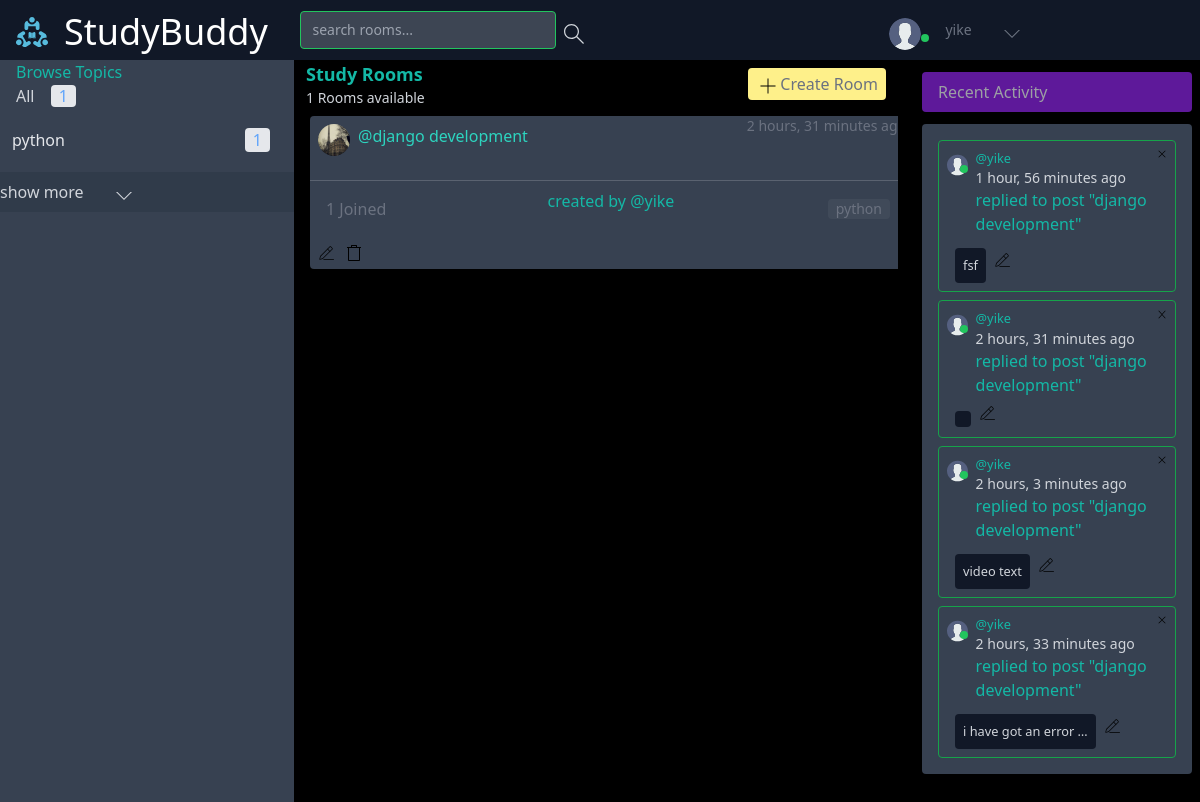
/ (signed in), run on the app's committed database.
### Backend/base/models.py (models this page shows, shortened)
class User(AbstractUser):
    name  = models.CharField(max_length=200,null=True)
    username = models.CharField(max_length=200)
    password = models.CharField(max_length=100)
    email = models.EmailField(max_length=200,unique=True)
    bio = models.TextField(max_length=500,null=True,blank=True)
    avatar = models.ImageField(null=True,default='images/avatar.svg',upload_to='images/profile_images')
    last_activity = models.DateTimeField(null=True, blank=True)
    is_online = models.BooleanField(default=False)
    USERNAME_FIELD = 'email'
    REQUIRED_FIELDS =['username','password']

class Topic(models.Model):
    name = models.CharField(max_length=200)

class Room(models.Model):
    host = models.ForeignKey(User,on_delete=models.SET_NULL,null=True)
    topic = models.ForeignKey(Topic,on_delete=models.SET_NULL,null=True)
    roomImage = models.ImageField(null=True ,default='images/room_images/default_room_image.png',upload_to='images/room_images')
    name = models.CharField(max_length=200)
    description = models.TextField(null=True,blank=True)
    participants = models.ManyToManyField(User,related_name='participants',blank=True)
    updated = models.DateTimeField(auto_now=True)
    created = models.DateField(auto_now_add=True)
    is_deleted = models.BooleanField(default=False)
    class Meta:
        ordering = ['-updated','-created']
    def __str__(self):
        return self.name

class Message(models.Model):
    user = models.ForeignKey(User,on_delete=models.CASCADE)
    room = models.ForeignKey (Room,on_delete=models.CASCADE)
    body = models.TextField()
    image = models.ImageField(null=True,upload_to='files/messages/image_messages')
    video = models.FileField(null=True,upload_to='files/messages/video_messages')
    audio = models.FileField(null=True,upload_to='files/messages/audio_messages')
    liker = models.ManyToManyField(User,related_name='message_liker',blank=True)
    updated  = models.DateTimeField(auto_now=True)
    created = models.DateTimeField(auto_now_add=True)
    num_of_likes = models.IntegerField(default=0)
    num_of_replies = models.IntegerField(default=0)
    is_deleted = models.BooleanField(default=False)
    class Meta:
        ordering = ['-updated','-created']
    def __str__(self):
        return self.body

### Backend/base/views.py (the view)
# urls.py: path('',views.home,name='home'),
@login_required(login_url='login')
def home(request):
    q = request.GET.get('q')
    context = mainView(request,q)
    return render(request,'base/home.html',context)

### Backend/base/common.py (called while the page is built)
def mainView(request,q):
        q = q if q != None else ''
        print(q)
        rooms = Room.objects.filter(Q(
                Q(topic__name__icontains = q)|
                Q(description__icontains = q)|
                Q(name__icontains = q)
                  )&Q(is_deleted = False)
                )
        topic = Topic.objects.all()
        room_count = rooms.count()
        room_messages = Message.objects.filter(Q(room__topic__name__icontains=q)&
                                               Q(is_deleted = False)&
                                               Q(room__is_deleted = False)
                                               )
        context ={'rooms':rooms,
                'room_count':room_count,
                'topics':topic,
                'room_messages':room_messages,
                'visible_words':5,
                }
        return context

### Frontend/templates/base/home.html (shortened to what this page needs)
{% extends "main.html" %} {% block content %}
{%load static %}
<div class="grid grid-flow-row grid-cols-4 gap-2 ">
  <div class="sm:col-span-1 sm:block hidden max-h-screen overflow-y-auto scrolbar-thin">
    <div class="col-span-1">
      {% include 'base/topics_component.html' %}
    </div>
  </div>
  <div class="col-span-4 sm:col-span-2 text-gray-500 max-h-screen overflow-y-auto scrolbar-thin px-0 mx-0 ">
    {%block home-content%}
    <div>
      <div class="flex flex-row items-center justify-between  mx-1">
        <div>
          <p class="text-teal-500 text-lg font-semibold">Study Rooms </p>
          <h5 class="text-sm text-gray-300 ">{{room_count}} Rooms available</h5>
        </div>
        <a href="{% url 'create-room' %}" class="mr-2">
          <button class=" bg-yellow-200 rounded py-1 px-2"><img src="{%static 'assets/icons/add.svg'%}"
              class="w-4 h-4 inline mx-1 " alt="create_room">Create Room</button>
        </a>
      </div>
    </div>
    {% include 'base/feed_component.html' %}
    {% endblock home-content%}
  </div>
  <div class="sm:col-span-1 hidden sm:block max-h-screen overflow-y-auto scrolbar-thin">
    <div class="col-span-3">
      {% include 'base/activity_component.html' %}
    </div>
  </div>
  {% endblock content %}

### Frontend/templates/navbar.html (shortened to what this page needs)
{% load static %}
<nav class="grid grid-cols-3 justify-start w-screen mx-0 sm:justify-between items-center bg-gray-900  left-0 py-2">
  <div class=" col-span-2 flex justify-start sm:ml-2 sm:items-center">
    <div class="flex flex-row sm:items-center justify-start mr-2">
      <a href="/" class="mt-1 px-2">
        <img src="{% static '/images/logo.svg' %}" alt="profile_img" class=" w-8 h-8 sm:w-8 sm:h-8 rounded" />
      </a>
      <h2 class="text-white hidden sm:block sm:text-4xl sm:ml-1 sm:pl-1 sm:mt-1 text-sm">StudyBuddy</h2>
    </div>
    {% if request.user.is_authenticated %}
    <div class=" flex flex-row sm:ml-4 pb-0 ml-2 ">
      <form action="{% url 'home' %}" method="GET" class=" flex flex-row rounded sm:px-2 mb-0 pb-0 ">
        <input
          class="focus:outline-none focus:border-yellow-500 text-sm sm:px-2 py-2  bg-gray-500 sm:w-64 rounded bg-opacity-50 border border-green-500"
          type="text" name='q' placeholder=" search rooms...">
        <button type="submit">
        </button>
      </form>
    </div>
    {%endif%}
  </div>
  <div class=" col-span-1 sm:mr-2 text-white sm:mr-16 sm:pr-16">
    <div class=" flex flex-row items-center  sm:ml-4 sm:sm:px-4 pb-0 pt-2 justify-end ">
      {% if request.user.is_authenticated %}
      <div class="relative  mr-2">
        <img src="{{request.user.avatar.url}}" alt="" class="w-8 h-8 rounded-full mx-2">
        <p {% if user.is_online %} class=" bg-green-500 w-2 h-2 absolute rounded-full" {%else%}
          class=" bg-red-500 w-2 h-2 absolute rounded-full" {%endif%} style="top: 1rem;right: 0;">
      </div>
      {%endif%}
      <div class="text-sm text-gray-500  h-8">
        <p class="flex flex-row sm:ml-2 items-center">
          <a href="{%url 'user-profile' request.user.id%}">
            <span>{{request.user.username}}</span>
          </a>
          <svg class="w-4 h-4 sm:ml-8 mt-2 fill-current" id="nav_down_icon" onclick="{showElement()}"
            xmlns="http://www.w3.org/2000/svg" width="32" height="32" viewBox="0 0 32 32">
            <title>chevron-down</title>
            <path d="M16 21l-13-13h-3l16 16 16-16h-3l-13 13z"></path>
          </svg>
        </p>
      </div>
    </div>
  </div>
  </div>

### Frontend/templates/base/topics_component.html
<div class=" bg-gray-700 overflow-y-scroll h-screen">
    <div>
        <h3 class="text-teal-500 mx-4">Browse Topics</h3>
        <a href="{%url 'home'%}" class="mx-4">All <span
                class="px-2  mx-3 bg-gray-200  rounded text-blue-400">{{topics.count}}</span></a>
        {% for topic in topics%}
        <div class="flex flex-row justify-between text-gray-200 my-5 mx-3  hover:text-yellow-500">
            <a href="{% url 'home'   %}?q={{topic.name}}">{{topic.name}} </a>
            <p class="px-2  mx-3 bg-gray-200  rounded text-blue-400 ">{{topic.room_set.all.count}}</p>
        </div>
        {% endfor %}
        <div class="flex flex-row  py-2 bg-gray-800 bg-opacity-25 w-full">
            <p>show more</p>
            <a href="{%url 'topics'%}"><svg class="w-4 h-4 sm:ml-8 mt-2 fill-current" xmlns="http://www.w3.org/2000/svg"
                    width="32" height="32" viewBox="0 0 32 32">
                    <title>chevron-down</title>
                    <path d="M16 21l-13-13h-3l16 16 16-16h-3l-13 13z"></path>
                </svg>
            </a>
        </div>
    </div>
</div>

### Frontend/templates/base/feed_component.html (shortened to what this page needs)
{% load static %}
<div>
    {% for room in rooms%}
    <div class="bg-gray-700 my-2 rounded mx-2 w-full">
        <div class="flex flex-row justify-between mb-2">
            <div class="flex flex-row justify-center mx-2 my-2">
                <div class="relative">
                    <img src="{{room.roomImage.url}}" alt="" class="w-8 h-8 rounded-full">
                </div>
                <a href="{% url 'room' room.id %}" class="ml-2 text-teal-400">@{{room.name}}</a>
            </div>
            <p class="text-sm font-light">{{room.updated|timesince}} ago</p>
        </div>
        <hr style="color:lightblue; opacity: 0.2;">
        <div class="flex flex-row justify-between mx-2 py-2 items-center">
            <div class="mx-2">
                <p>{{room.participants.count}} Joined</p>
            </div>
            <p class="mx-2 mb-4 ">
                <a href="{% url 'user-profile' room.host.id %}" class="text-teal-500">created by
                    @{{room.host.username}}</a>
            </p>
            <a href="{% url 'home' %}?q={{room.topic.name}}" class="bg-gray-600 bg-opacity-50 rounded mr-2">
                <p class="px-2 text-sm my-0">{{room.topic.name}}</p>
            </a>
        </div>
        {% if room.host == request.user %}
        <div class="flex flex-row py-2 mx-2">
            <a href="{% url 'update-room' room.id %}" class="mr-3"><img src="{% static 'assets/icons/edit.svg' %}"
                    class="w-4 h-4" alt="edit"></a>
            <a href="{% url 'delete-room' room.id %}"><img src="{% static 'assets/icons/delete.svg' %}" class="w-4 h-4"
                    alt="delete"></a>
        </div>
        {% endif %}
    </div>
    {% endfor %}
</div>

### Frontend/templates/base/activity_component.html (shortened to what this page needs)
{%load static %}
<div class="mr-2">
    <h3 class="bg-purple-700 opacity-75 ml-4 mt-3 pl-4  py-2 rounded"> Recent Activity</h3>
    <div class=" bg-gray-700  ml-4 mt-3 px-2 py-2 rounded">
        {% for message in room_messages %}
        <div class=" border border-green-600 m-2 p-2 rounded">
            <div class="flex flex-row justify-between">
                <div class="flex flex-row">
                    <div class="relative">
                        <img src="{{message.user.avatar.url}}" class="w-8 h-8 rounded-full inline" alt="">
                        <p {% if message.user.is_online %} class=" bg-green-500 w-2 h-2 absolute rounded-full" {%else%}
                            class=" bg-red-500 w-2 h-2 absolute rounded-full" {%endif%} style="top: 1rem;right: 0;">
                    </div>
                    <div class="ml-2 ">
                        <small> <a href="{% url 'user-profile' message.user.id %}"
                                class="text-teal-500">@{{message.user.username}}
                            </a>
                        </small>
                        <p class="text-sm font-thin">{{message.created|timesince}} ago</p>
                        <p class="text-md text-teal-500">replied to post <a
                                href="{% url 'room' message.room.id %}">"{{message.room}}"</a>
                        </p>
                    </div>
                </div>
                {% if request.user == message.user %}
                <a href="{% url 'delete-message' message.id %}"><img src="{%static 'assets/icons/remove.svg' %}"
                        class="w-4 w-4" alt="delete"></a>
                {% endif %}
            </div>
            <div class="flex flex-row mx-2 items-center">
                <p class="bg-gray-900 mt-3 px-2 py-2 rounded ">
                    <small>{{message|truncatewords:visible_words}}
                    </small>
                </p>
                {% if request.user == message.user %}
                <a href="{% url 'edit-message' message.id %}" class="px-2 py-2"><img
                        src="{%static 'assets/icons/edit.svg' %}" class="w-4 w-4" alt="edit"></a>
                {% endif %}
            </div>
        </div>
        {% endfor %}
    </div>
</div>

### data on the page
User: user.avatar (placeholder picture), user.username "yike"
Topic: name "python", room_set.all.count "1"
Room: roomImage (picture), name "django development", updated "2 hours, 31 minutes", participants.count "1", host.username "yike", topic.name "python"
Message: user.avatar (placeholder picture), user.username "yike", created "1 hour, 56 minutes", room "django development", body "fsf"
Message: user.avatar (placeholder picture), user.username "yike", created "2 hours, 31 minutes", room "django development"
Message: user.avatar (placeholder picture), user.username "yike", created "2 hours, 3 minutes", room "django development", body "video text"
Message: user.avatar (placeholder picture), user.username "yike", created "2 hours, 33 minutes", room "django development", body "i have got an error …"

### other printed values
{{ topics.count }} "1"
{{ room_count }} "1"
